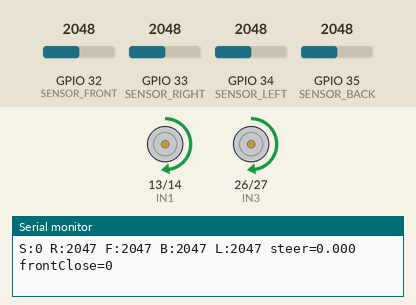
Simulated run of this sketch. Board: ESP32. On the bench: motor-driver pin pairs drawn as motors (green arrow = first pin HIGH = forward, orange = second pin HIGH = backward, longer = more drive, scaled by the enable pin), the last lines printed to the serial monitor. The inputs (shaded band) are chosen by the test bench; at power-on: GPIO 33 (SENSOR_RIGHT) = 2048, GPIO 34 (SENSOR_LEFT) = 2048, GPIO 32 (SENSOR_FRONT) = 2048, GPIO 35 (SENSOR_BACK) = 2048.

Above: at 1.2 s.
1.3 s: GPIO 33 (SENSOR_RIGHT) set to 2540
At 1.48 s:
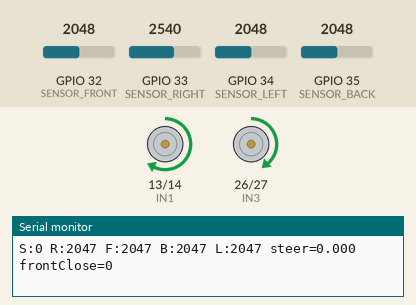
3.1 s: GPIO 34 (SENSOR_LEFT) set to 2098
At 4.3 s:
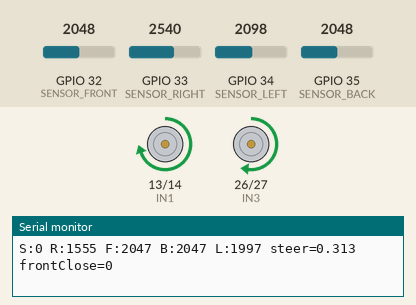
4.7 s: GPIO 32 (SENSOR_FRONT) set to 1994
At 5.4 s:
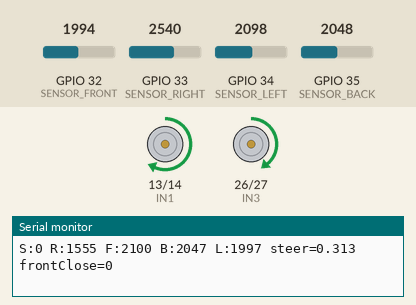
6.2 s: GPIO 32 (SENSOR_FRONT) set to 1619
7.7 s: GPIO 32 (SENSOR_FRONT) set to 1568
At 8.1 s:
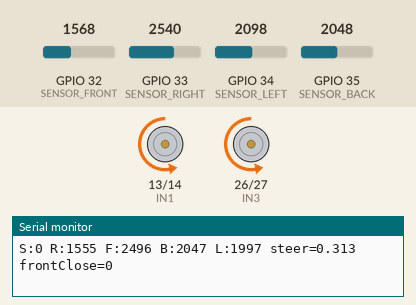
9.2 s: GPIO 32 (SENSOR_FRONT) set to 2540
At 10.1 s:
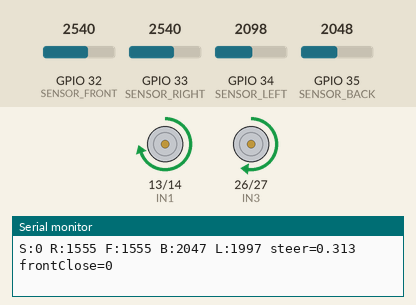
Timing chart, 0 to 11.7 s (numbered marks = the images above; inputs shaded):
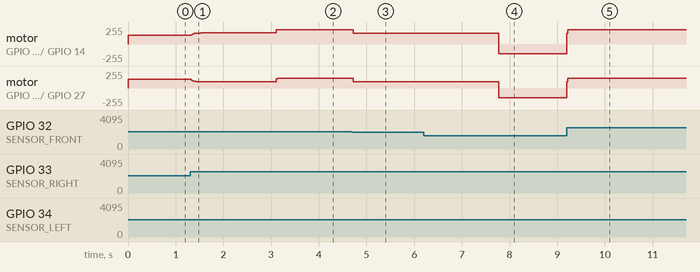

Measured:
- the behaviour switches between 2061 and 2062 on GPIO 34 (SENSOR_LEFT) (found by bisection; images 1 and 2)
- the behaviour switches between 2026 and 2025 on GPIO 32 (SENSOR_FRONT) (found by bisection; images 2 and 3)
- the behaviour switches between 1594 and 1593 on GPIO 32 (SENSOR_FRONT) (found by bisection; images 3 and 4)
- after the input at 1.3 s, motor on GPIO 13 (IN1) / GPIO 14 (IN2): moves from forward 129/255 to forward 167/255 over 0.31 s, starting at once; motor on GPIO 26 (IN3) / GPIO 27 (IN4): moves from forward 129/255 to forward 92/255 over 0.31 s, starting at once
- after the input at 3.1 s, motor on GPIO 13 (IN1) / GPIO 14 (IN2): forward 167/255 → forward 214/255 at once, → forward 213/255 0.11 s later; motor on GPIO 26 (IN3) / GPIO 27 (IN4): forward 92/255 → forward 144/255 at once, → forward 145/255 0.11 s later
- after the input at 4.7 s, motor on GPIO 13 (IN1) / GPIO 14 (IN2): forward 213/255 → forward 163/255 at once; motor on GPIO 26 (IN3) / GPIO 27 (IN4): forward 145/255 → forward 96/255 at once
- after the input at 7.7 s, motor on GPIO 13 (IN1) / GPIO 14 (IN2): forward 163/255 → backward 149/255 after 0.07 s; motor on GPIO 26 (IN3) / GPIO 27 (IN4): forward 96/255 → backward 149/255 after 0.07 s
- after the input at 9.2 s, motor on GPIO 13 (IN1) / GPIO 14 (IN2): backward 149/255 → forward 213/255 at once; motor on GPIO 26 (IN3) / GPIO 27 (IN4): backward 149/255 → forward 145/255 at once

The sketch:

Robot_Obstacle_Avoidance_geometry_v3.ino
```cpp
// Robot ESP32 – Obstacle Avoidance (Geometry v3)
// Uses real sensor angles to compute a repulsion vector and steer away from obstacles.

#include <esp_task_wdt.h>
#include <math.h>

// ===== Calibration =====
const bool INVERT_LEFT_MOTOR = false;
const bool INVERT_RIGHT_MOTOR = false;
const bool SENSOR_ACTIVE_HIGH = false;   // IMPORTANT: set false if robot drives TOWARD obstacles

const int LEFT_TRIM = 0;
const int RIGHT_TRIM = 0;

// ===== Pins =====
const int SENSOR_RIGHT = 33; // front-right, 45 deg
const int SENSOR_FRONT = 32; // front, 0 deg
const int SENSOR_BACK  = 35; // rear, 180 deg
const int SENSOR_LEFT  = 34; // front-left, 315 deg

const int ENA = 12;
const int IN1 = 13;
const int IN2 = 14;
const int ENB = 25;
const int IN3 = 26;
const int IN4 = 27;

// ===== PWM =====
const int MOTOR_PWM_FREQ = 1000;
const int MOTOR_PWM_RESOLUTION = 8;

// ===== Sensor thresholds =====
const int CLOSE_THRESHOLD = 2500;
const int MEDIUM_THRESHOLD = 1500;
const int HYSTERESIS = 140;

// ===== Motion =====
const int BASE_SPEED = 180;
const int SLOW_SPEED = 130;
const int TURN_BOOST = 55;
const int REVERSE_SPEED = 150;

const unsigned long LOOP_DELAY = 20;
const unsigned long REVERSE_TIME = 260;

// ===== Sensor geometry (degrees) =====
const float ANGLE_FRONT = 0.0f;
const float ANGLE_RIGHT = 45.0f;
const float ANGLE_LEFT  = 315.0f; // == -45
const float ANGLE_BACK  = 180.0f;

// ===== State =====
enum RobotState {
  DRIVING,
  REVERSING
};
RobotState currentState = DRIVING;
unsigned long stateStartTime = 0;

int sensorRight = 0;
int sensorFront = 0;
int sensorBack = 0;
int sensorLeft = 0;

bool frontCloseLatched = false;

// ===== Helpers =====
int clampSpeed(int v) {
  if (v < 0) return 0;
  if (v > 255) return 255;
  return v;
}

int withTrimLeft(int s) { return clampSpeed(s + LEFT_TRIM); }
int withTrimRight(int s) { return clampSpeed(s + RIGHT_TRIM); }

int normalizeSensor(int v) {
  int out = SENSOR_ACTIVE_HIGH ? v : (4095 - v);
  if (out < 0) out = 0;
  if (out > 4095) out = 4095;
  return out;
}

float closeness01(int v) {
  // Map medium..close to 0..1, clamp outside
  float c = (float)(v - MEDIUM_THRESHOLD) / (float)(CLOSE_THRESHOLD - MEDIUM_THRESHOLD);
  if (c < 0.0f) c = 0.0f;
  if (c > 1.0f) c = 1.0f;
  return c;
}

void updateLatched(bool &latched, int value, int threshold) {
  if (!latched) {
    if (value > threshold) latched = true;
  } else {
    if (value < (threshold - HYSTERESIS)) latched = false;
  }
}

float degToRad(float d) { return d * 0.017453292519943295f; }

void setLeftForwardDir() {
  if (INVERT_LEFT_MOTOR) {
    digitalWrite(IN1, LOW); digitalWrite(IN2, HIGH);
  } else {
    digitalWrite(IN1, HIGH); digitalWrite(IN2, LOW);
  }
}

void setLeftReverseDir() {
  if (INVERT_LEFT_MOTOR) {
    digitalWrite(IN1, HIGH); digitalWrite(IN2, LOW);
  } else {
    digitalWrite(IN1, LOW); digitalWrite(IN2, HIGH);
  }
}

void setRightForwardDir() {
  if (INVERT_RIGHT_MOTOR) {
    digitalWrite(IN3, LOW); digitalWrite(IN4, HIGH);
  } else {
    digitalWrite(IN3, HIGH); digitalWrite(IN4, LOW);
  }
}

void setRightReverseDir() {
  if (INVERT_RIGHT_MOTOR) {
    digitalWrite(IN3, HIGH); digitalWrite(IN4, LOW);
  } else {
    digitalWrite(IN3, LOW); digitalWrite(IN4, HIGH);
  }
}

void stopMotors() {
  digitalWrite(IN1, LOW); digitalWrite(IN2, LOW);
  digitalWrite(IN3, LOW); digitalWrite(IN4, LOW);
  ledcWrite(ENA, 0);
  ledcWrite(ENB, 0);
}

void driveForwardRaw(int leftSpeed, int rightSpeed) {
  setLeftForwardDir();
  setRightForwardDir();
  ledcWrite(ENA, withTrimLeft(leftSpeed));
  ledcWrite(ENB, withTrimRight(rightSpeed));
}

void driveReverse(int speed) {
  setLeftReverseDir();
  setRightReverseDir();
  ledcWrite(ENA, withTrimLeft(speed));
  ledcWrite(ENB, withTrimRight(speed));
}

void readSensors() {
  // 4-sample average + IIR smoothing
  int rr = 0, rf = 0, rb = 0, rl = 0;
  for (int i = 0; i < 4; i++) {
    rr += analogRead(SENSOR_RIGHT);
    rf += analogRead(SENSOR_FRONT);
    rb += analogRead(SENSOR_BACK);
    rl += analogRead(SENSOR_LEFT);
    delayMicroseconds(120);
  }
  rr /= 4; rf /= 4; rb /= 4; rl /= 4;

  int nr = normalizeSensor(rr);
  int nf = normalizeSensor(rf);
  int nb = normalizeSensor(rb);
  int nl = normalizeSensor(rl);

  static bool init = false;
  static float fr = 0, ff = 0, fb = 0, fl = 0;
  const float alpha = 0.30f;

  if (!init) {
    fr = nr; ff = nf; fb = nb; fl = nl;
    init = true;
  } else {
    fr = alpha * nr + (1.0f - alpha) * fr;
    ff = alpha * nf + (1.0f - alpha) * ff;
    fb = alpha * nb + (1.0f - alpha) * fb;
    fl = alpha * nl + (1.0f - alpha) * fl;
  }

  sensorRight = (int)fr;
  sensorFront = (int)ff;
  sensorBack  = (int)fb;
  sensorLeft  = (int)fl;

  updateLatched(frontCloseLatched, sensorFront, CLOSE_THRESHOLD);
}

// Compute a repulsion vector from all sensors and convert to steering.
// Positive steer -> turn right; negative steer -> turn left.
float computeSteer() {
  float cF = closeness01(sensorFront);
  float cR = closeness01(sensorRight);
  float cL = closeness01(sensorLeft);
  float cB = closeness01(sensorBack);

  // Build obstacle vector in world frame using true sensor angles.
  float ox = 0.0f;
  float oy = 0.0f;

  ox += cF * cosf(degToRad(ANGLE_FRONT));
  oy += cF * sinf(degToRad(ANGLE_FRONT));

  ox += cR * cosf(degToRad(ANGLE_RIGHT));
  oy += cR * sinf(degToRad(ANGLE_RIGHT));

  ox += cL * cosf(degToRad(ANGLE_LEFT));
  oy += cL * sinf(degToRad(ANGLE_LEFT));

  ox += cB * cosf(degToRad(ANGLE_BACK));
  oy += cB * sinf(degToRad(ANGLE_BACK));

  // Repulsion is opposite obstacle vector.
  float rx = -ox;
  float ry = -oy;

  // For differential drive, use lateral (y) component as steering signal.
  // >0 means steer right, <0 steer left in this coordinate choice.
  return ry;
}

void handleDriving() {
  // Hard front-close: short reverse pulse to disengage.
  if (frontCloseLatched) {
    currentState = REVERSING;
    stateStartTime = millis();
    return;
  }

  float steer = computeSteer();

  // steering gain
  int delta = (int)(steer * (float)TURN_BOOST * 2.0f);
  if (delta > TURN_BOOST) delta = TURN_BOOST;
  if (delta < -TURN_BOOST) delta = -TURN_BOOST;

  // If both front-left and front-right are active, slow down.
  float frontLoad = closeness01(sensorFront) + 0.6f * (closeness01(sensorLeft) + closeness01(sensorRight));
  int base = (frontLoad > 0.9f) ? SLOW_SPEED : BASE_SPEED;

  int leftSpeed = base + delta;
  int rightSpeed = base - delta;

  driveForwardRaw(clampSpeed(leftSpeed), clampSpeed(rightSpeed));
}

void handleReversing() {
  driveReverse(REVERSE_SPEED);
  if ((millis() - stateStartTime) >= REVERSE_TIME) {
    currentState = DRIVING;
  }
}

void setup() {
  Serial.begin(115200);

  pinMode(IN1, OUTPUT);
  pinMode(IN2, OUTPUT);
  pinMode(IN3, OUTPUT);
  pinMode(IN4, OUTPUT);

  ledcAttach(ENA, MOTOR_PWM_FREQ, MOTOR_PWM_RESOLUTION);
  ledcAttach(ENB, MOTOR_PWM_FREQ, MOTOR_PWM_RESOLUTION);

  stopMotors();

  esp_task_wdt_config_t twdt_config = {
    .timeout_ms = 5000,
    .idle_core_mask = 0,
    .trigger_panic = true
  };
  esp_task_wdt_init(&twdt_config);
  esp_task_wdt_add(NULL);

  Serial.println("ESP32 obstacle avoid v3 ready");
  Serial.printf("Cal: IL=%d IR=%d SAH=%d LT=%d RT=%d\n",
                INVERT_LEFT_MOTOR, INVERT_RIGHT_MOTOR, SENSOR_ACTIVE_HIGH, LEFT_TRIM, RIGHT_TRIM);
}

void loop() {
  esp_task_wdt_reset();

  readSensors();

  switch (currentState) {
    case DRIVING: handleDriving(); break;
    case REVERSING: handleReversing(); break;
  }

  static unsigned long lastPrint = 0;
  if ((millis() - lastPrint) > 500) {
    float steer = computeSteer();
    Serial.printf("S:%d R:%d F:%d B:%d L:%d steer=%.3f frontClose=%d\n",
                  currentState, sensorRight, sensorFront, sensorBack, sensorLeft,
                  steer, frontCloseLatched);
    lastPrint = millis();
  }

  delay(LOOP_DELAY);
}
```
